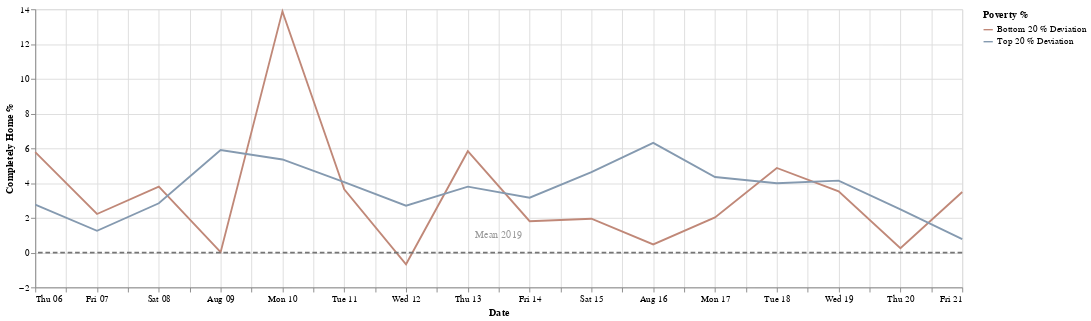

Write notebook code for a chart like this one.
### Markdown cell above
*   August. 7, 2020: LA County Exceeds 200,000 Coronavirus Cases
*   August, 12, 2020: LA County Crosses 'Tragic Milestone' Of 5,000 Coronavirus Deaths

### Code cell
start_date = '2020-8-5'
end_date = '2020-8-21'
df2 = apply_date_filter(df,start_date,end_date)
chart = create_chart(df2)
chart
#df2

### Figure 1 — Vega-Lite specification as saved in the notebook (floating-point values rounded to 4 significant figures)
{"config": {"view": {"continuousHeight": 300, "continuousWidth": 400}, "range": {"category": {"scheme": ["#FF4500", "#a0aab4", "#4E79A7"]}}}, "layer": [{"data": {"name": "data-bf7357d32e14be096c2ce5e9d6405cb8"}, "mark": "line", "encoding": {"color": {"type": "nominal", "field": "Poverty %"}, "x": {"type": "temporal", "field": "date", "title": "Date"}, "y": {"type": "quantitative", "field": "completely_home_value", "title": "Completely Home %"}}, "transform": [{"fold": ["Bottom 20 % Deviation", "Top 20 % Deviation"], "as": ["Poverty %", "completely_home_value"]}], "width": 1000}, {"data": {"name": "data-7f3a6b86ed460c4e648f2393735a11f6"}, "mark": {"type": "rule", "color": "#757575", "size": 2, "strokeDash": [5, 3]}, "encoding": {"size": {"value": 2}, "y": {"type": "quantitative", "field": "Mean 2019"}}}, {"data": {"name": "data-d764767e7dd3b10b2c76c1355ce10ef3"}, "mark": {"type": "text", "angle": 0, "text": "Mean 2019"}, "encoding": {"opacity": {"value": 0.4}, "y": {"type": "quantitative", "field": "y"}}}], "$schema": "https://vega.github.io/schema/vega-lite/v4.8.1.json", "datasets": {"data-bf7357d32e14be096c2ce5e9d6405cb8": [{"date": "2020-08-06T00:00:00+00:00", "Top 20 %": 32.91, "Bottom 20 %": 35.92, "Top 20 % Deviation": 2.761, "Bottom 20 % Deviation": 5.778}, {"date": "2020-08-13T00:00:00+00:00", "Top 20 %": 33.94, "Bottom 20 %": 35.98, "Top 20 % Deviation": 3.791, "Bottom 20 % Deviation": 5.834}, {"date": "2020-08-14T00:00:00+00:00", "Top 20 %": 33.3, "Bottom 20 %": 31.95, "Top 20 % Deviation": 3.158, "Bottom 20 % Deviation": 1.806}, {"date": "2020-08-19T00:00:00+00:00", "Top 20 %": 34.28, "Bottom 20 %": 33.67, "Top 20 % Deviation": 4.139, "Bottom 20 % Deviation": 3.528}, {"date": "2020-08-09T00:00:00+00:00", "Top 20 %": 36.04, "Bottom 20 %": 30.17, "Top 20 % Deviation": 5.898, "Bottom 20 % Deviation": 0.02879}, {"date": "2020-08-17T00:00:00+00:00", "Top 20 %": 34.49, "Bottom 20 %": 32.17, "Top 20 % Deviation": 4.349, "Bottom 20 % Deviation": 2.027}, {"date": "2020-08-20T00:00:00+00:00", "Top 20 %": 32.63, "Bottom 20 %": 30.4, "Top 20 % Deviation": 2.487, "Bottom 20 % Deviation": 0.2563}, {"date": "2020-08-10T00:00:00+00:00", "Top 20 %": 35.5, "Bottom 20 %": 44.02, "Top 20 % Deviation": 5.357, "Bottom 20 % Deviation": 13.88}, {"date": "2020-08-21T00:00:00+00:00", "Top 20 %": 30.93, "Bottom 20 %": 33.63, "Top 20 % Deviation": 0.7802, "Bottom 20 % Deviation": 3.488}, {"date": "2020-08-08T00:00:00+00:00", "Top 20 %": 32.98, "Bottom 20 %": 33.94, "Top 20 % Deviation": 2.837, "Bottom 20 % Deviation": 3.792}, {"date": "2020-08-12T00:00:00+00:00", "Top 20 %": 32.84, "Bottom 20 %": 29.47, "Top 20 % Deviation": 2.698, "Bottom 20 % Deviation": -0.6722}, {"date": "2020-08-16T00:00:00+00:00", "Top 20 %": 36.46, "Bottom 20 %": 30.62, "Top 20 % Deviation": 6.311, "Bottom 20 % Deviation": 0.471}, {"date": "2020-08-07T00:00:00+00:00", "Top 20 %": 31.4, "Bottom 20 %": 32.37, "Top 20 % Deviation": 1.256, "Bottom 20 % Deviation": 2.222}, {"date": "2020-08-11T00:00:00+00:00", "Top 20 %": 34.2, "Bottom 20 %": 33.78, "Top 20 % Deviation": 4.052, "Bottom 20 % Deviation": 3.636}, {"date": "2020-08-18T00:00:00+00:00", "Top 20 %": 34.13, "Bottom 20 %": 35.02, "Top 20 % Deviation": 3.989, "Bottom 20 % Deviation": 4.872}, {"date": "2020-08-15T00:00:00+00:00", "Top 20 %": 34.78, "Bottom 20 %": 32.1, "Top 20 % Deviation": 4.63, "Bottom 20 % Deviation": 1.95}], "data-7f3a6b86ed460c4e648f2393735a11f6": [{"Mean 2019": 0}], "data-d764767e7dd3b10b2c76c1355ce10ef3": [{"y": 1}]}}
